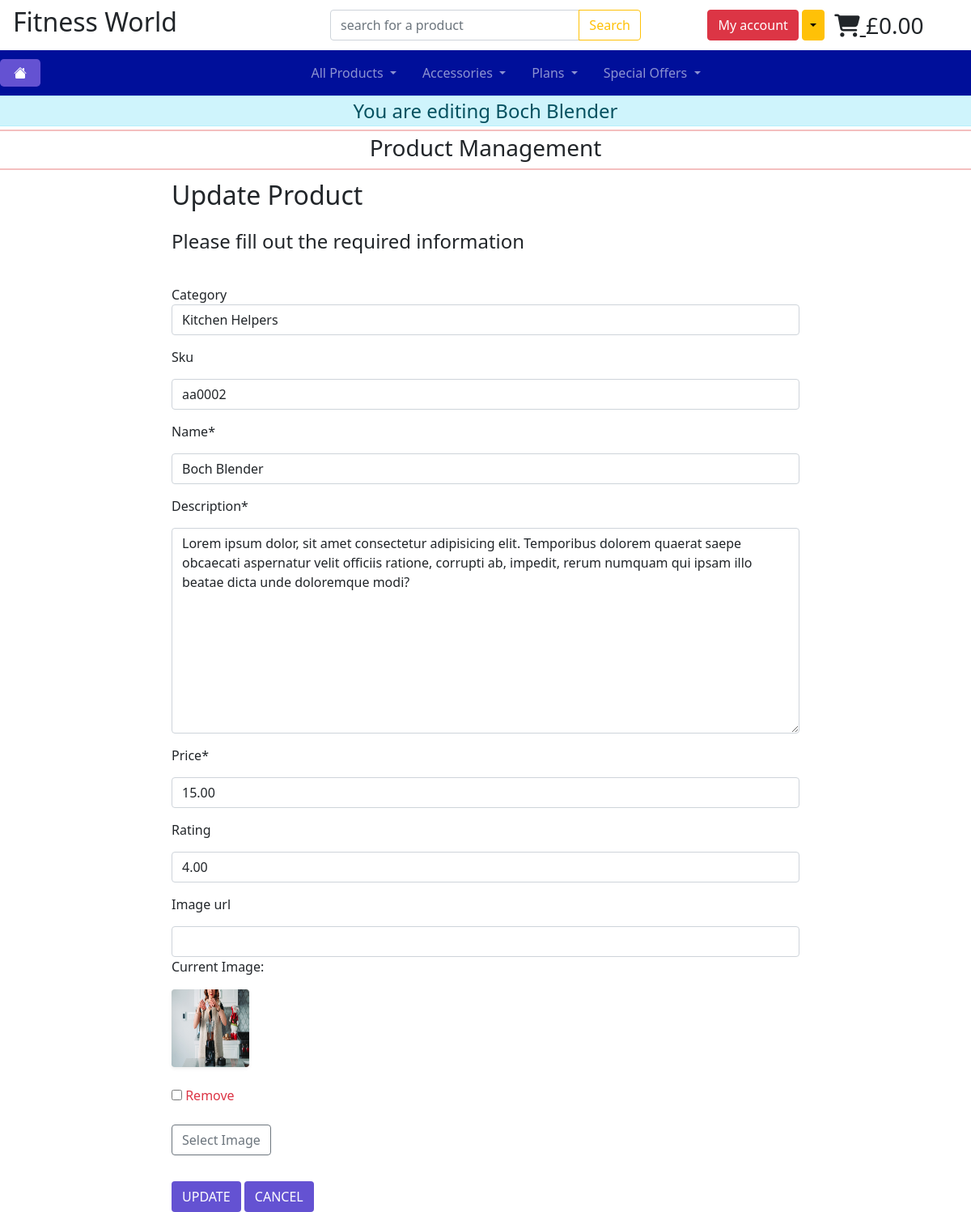
The app's page /products/edit/2/ (signed in) with its own data.
### products/models.py (models this page shows, shortened)
class Product(models.Model):
    category = models.ForeignKey(
        'Category', null=True, blank=True, on_delete=models.SET_NULL)
    sku = models.CharField(max_length=254, null=True, blank=True)
    name = models.CharField(max_length=254)
    description = models.TextField()
    price = models.DecimalField(max_digits=6, decimal_places=2)
    rating = models.DecimalField(
        max_digits=6, decimal_places=2, null=True, blank=True)
    image_url = models.URLField(max_length=1400, null=True, blank=True)
    image = models.ImageField(null=True, blank=True)

### products/views.py (the view)
# urls.py: path('edit/<int:product_id>/', views.edit_product, name="edit_product"),
@login_required
def edit_product(request, product_id):
    if not request.user.is_superuser:
        messages.error(request, 'Sorry, only store owners can do that...')
        return redirect(reverse('home'))
    product = get_object_or_404(Product, pk=product_id)
    if request.method == 'POST':
        form = ProductForm(request.POST, request.FILES, instance=product)
        if form.is_valid():
            form.save()
            messages.success(request, 'Successfully updated product!')
            return redirect(reverse('product_detail', args=[product.id]))
        else:
            messages.error(
                request, 'Failed to update product. Please ensure the form is valid.')
    else:
        form = ProductForm(instance=product)
        messages.info(request, f'You are editing {product.name}')
    template = 'products/edit_product.html'
    context = {
        'form': form,
        'product': product,
    }
    return render(request, template, context)

### products/forms.py
class ProductForm(forms.ModelForm):
    class Meta:
        model = Product
        fields = '__all__'
    image = forms.ImageField(label='Image', required=False,
                             widget=CustomClearableFileInput)
    def __init__(self, *args, **kwargs):
        super().__init__(*args, **kwargs)
        categories = Category.objects.all()
        friendly_names = [(c.id, c.get_friendly_name()) for c in categories]
        self.fields['category'].choices = friendly_names
        for field_name, field in self.fields.items():
            field.widget.attrs['class'] = ''

### cart/contexts.py (called while the page is built, shortened)
def cart_contents(request):
    cart_items = []
    total = 0
    product_count = 0
    cart = request.session.get('cart', {})
    if total < settings.FREE_DELIVERY_THRESHOLD:
        delivery = total * Decimal(settings.STANDARD_DELIVERY_PERCENTAGE / 100)
        free_delivery_delta = settings.FREE_DELIVERY_THRESHOLD - total
    else:
        delivery = 0
        free_delivery_delta = 0
    grand_total = delivery + total
    context = {
        'cart_items': cart_items,
        'total': total,
        'product_count': product_count,
        'delivery': delivery,
        'free_delivery_delta': free_delivery_delta,
        'free_delivery_threshold': settings.FREE_DELIVERY_THRESHOLD,
        'grand_total': grand_total,
    }
    return context

### products/models.py (called while the page is built)
    def get_friendly_name(self):
        return self.friendly_name

### products/templates/products/edit_product.html (shortened to what this page needs)
{% extends 'base.html' %}
{% load static %}
{% load bootstrap5 %}
{% load cart_tools %}
{% block extra_css %}
<link rel="stylesheet" href="{% static 'checkout/css/checkout.css' %} ">
{% endblock %}
{% block content %}
<div class="container-fluid">
    <div class="row">
        <div class="col-12 text-center p-0 m-0">
            <hr class="hr-class my-1">
            <h3 class="logo-font">Product Management</h3>
            <hr class="hr-class my-1">
        </div>
    </div>
    <div class="row">
        <div class="col-lg-8 col-xxl-7 mx-auto">
            <h2 class="mt-2">Update Product</h2>
            <form method="POST" action="{% url 'edit_product' product.id %}" enctype="multipart/form-data" class="no-labels">
                <h4 class="my-4">Please fill out the required information</h4>
                {% for field in form %}
                {% if field.name != 'image' %}
                {{ field | as_crispy_field }}
                {% else %}
                {{ field }}
                {% endif %}
                {% endfor %}
                <button class="btn btn-style mt-3" type="submit">UPDATE</button>
                <button class="btn btn-style mt-3" type="submit">CANCEL</button>
            </form>
        </div>
    </div>
</div>
{% endblock %}

### static/css/base.css (style rules this page uses)
.hr-class { height:2px !important; border-width:0 !important; color:#D40000 !important; background-color:#D40000 !important; }
.btn-style { background-color:#6452D2; color:#fff; }
.form-group input, textarea, label { margin-top:15px; }

### checkout/static/checkout/css/checkout.css (style rules this page uses)
select, select option { color: #000000; }

### records on screen
Product: category "Kitchen Helpers" "aa0002" "Boch Blender" "Lorem ipsum dolor, sit amet consectetur adipisicing elit. Temporibus dolorem quaerat saepe obcaecati aspernatur velit officiis ratione, corrupti ab, impedit, rerum numquam qui ipsam illo beatae dicta unde doloremque modi?" "15.00" "4.00"

### other values on screen
{{ message }} "You are editing Boch Blender"
{{ widget.initial_text }} "Current Image"
{{ widget.clear_checkbox_label }} "Remove"
